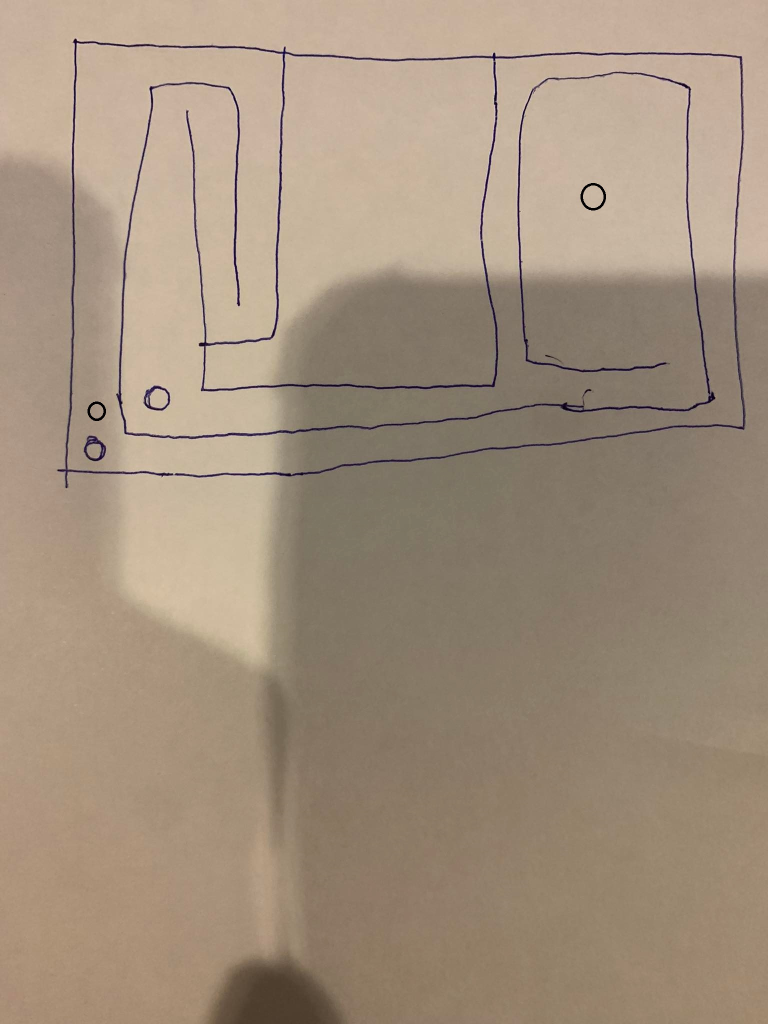
//> input picture circle.jpg, 1536 x 2048 px (shown at 1/2 size)
$ ./PathFindingUtils circle.jpg   (built with g++ and OpenCV 4)
//> lines starting //> are read from the running program, lines starting //| are printed output that depends on the picture; after the words box and inside, x2 and y2 are one past the last pixel; in counts of white or black regions, pixels touching at a corner belong together
//> in MazeSolverFunction, image is the input picture: 2048 rows x 1536 cols, CV_8UC3; mean B, G, R 125.2, 144.6, 162.6
// PathFinding.cpp : This file contains the 'main' function. Program execution begins and ends there.
//


#include <iostream>
#include <vector>
#include <math.h>
#include <algorithm>
#include <stdlib.h>
#include "Header.h"

#include <opencv2/opencv.hpp>

//#define DEBUG
using namespace cv;

enum TileType
{
	START,
	END,
	OBTACLE,
	NONE

};

struct Tile
{
	bool CoorValid=false;
	int Positionx;
	int Positiony;
	int TileX;
	int TileY;
	TileType Type= NONE;
};

struct ImageMap
{
	int width;
	int Height;
	Tile StartEndTile[2];
	std::vector<Tile> ObstacleTile;

};
/*Coor getStartEndPoint(Mat& image)
{
	Coor PointCoor;

	Mat getRedImage;
	inRange(image, Scalar(10, 10, 100), Scalar(100, 100, 255), getRedImage);
	int nonZero = countNonZero(getRedImage);
	if (nonZero <= 0)
	{
		printf("The Image doesn't contain a start point.\n");

		return PointCoor;
	}
	Mat RednonZeroCoordinates;
	findNonZero(getRedImage, RednonZeroCoordinates);
	int i;
	for (i = 0; i < RednonZeroCoordinates.total(); i++) {
		//std::cout << "Zero#" << i << ": " << nonZeroCoordinates.at<Point>(i).x << ", " << nonZeroCoordinates.at<Point>(i).y << endl;
		break;
	}


	Mat getBlueImage;

	inRange(image, Scalar(100, 0, 0), Scalar(255, 80, 80), getBlueImage);
	nonZero = countNonZero(getBlueImage);
	if (nonZero <= 0)
	{
		printf("The Image doesn't contain an End point.\n");
		return PointCoor;

	}
	Mat BluenonZeroCoordinates;
	findNonZero(getBlueImage, BluenonZeroCoordinates);
	int j;
	for (j = 0; j < BluenonZeroCoordinates.total(); j++) {
		//std::cout << "Zero#" << i << ": " << nonZeroCoordinates.at<Point>(i).x << ", " << nonZeroCoordinates.at<Point>(i).y << endl;
		break;
	}

	PointCoor.CoorValid = true;
	PointCoor.Start.x = RednonZeroCoordinates.at<Point>(i).x;
	PointCoor.Start.y = RednonZeroCoordinates.at<Point>(i).y;
	PointCoor.End.x = BluenonZeroCoordinates.at<Point>(j).x;
	PointCoor.End.y = BluenonZeroCoordinates.at<Point>(j).y;

	return PointCoor;

}*/


Point get_rect_center(Rect& tile)
{
	return Point(tile.br() + tile.tl()) * 0.5;
}

// [41 lines left out: function StartOrEndTile, not called in this run]
bool FindCircle(Mat& FullImage,int* StartX,int* StartY,int* EndX,int* EndY,int minDst)
{
	std::vector<Vec3f> circles;
	HoughCircles(FullImage, circles, HOUGH_GRADIENT, 1.25, FullImage.rows/4, 105,33, 5,45);
	int i=0;
	sort(circles.begin(), circles.end(), [](const Vec3f& lhs, const Vec3f& rhs) {return cvRound(lhs[2]) > cvRound(rhs[2]); });

	if (circles.size() < 2)
	{
		return false;
	}
	for (i=0; i < 2; i++)
	{

		std::cout << "Circle Detected!" << std::endl;
		Point center(cvRound(circles[i][0]), cvRound(circles[i][1]));
		int radius = cvRound(circles[i][2]);
		if (i == 0)
		{
			*StartX = center.x +radius;
			*StartY = center.y;
		}
		if (i == 1)
		{
			*EndX = center.x+radius;
			*EndY = center.y;
		}

		//circle(FullImage, center, 3, Scalar(0, 255, 0), -1, 8, 0);

		circle(FullImage, center, radius-5, Scalar(255, 0, 255), 8, 8, 0);


	}
#ifdef DEBUG
	imshow("Hough Circle Transform Demo", FullImage);
	line(FullImage, Point(0, 288), Point(1024, 288), Scalar(225, 220, 225), 2, 8);
	// middle line
	line(FullImage, Point(360, 0), Point(360, 576), Scalar(225, 220, 225), 2, 8);
	//break cans into 4 by 4
	line(FullImage, Point(600, 0), Point(600, 576), Scalar(225, 220, 225), 2, 8);
	//      x, y

	imshow("Lines", FullImage);
	imwrite("lineoutput.jpg", FullImage);


	waitKey(0);
#endif // DEBUG
	//  namedWindow("Hough Circle Transform Demo", CV_WINDOW_NORMAL);

	return i > 0;
}
bool CheckCircleInTile(int CircleX, int CircleY,int RectX,int RectY,int TileSizeX,int TileSizeY)
{
	return sqrtf((CircleY - RectY) * (CircleY - RectY) + (CircleX - RectX) * (CircleX - RectX)) <= sqrtf(TileSizeX * TileSizeX + TileSizeY * TileSizeY) / 2;
}
ImageMap PartitionImage(cv::Mat& image, int M, int N,int StartX,int StartY,int EndX,int EndY)
{
	// All images should be the same size ...
	int width = image.cols / M;
	int height = image.rows / N;
	// ... except for the Mth column and the Nth row
	int width_last_column = width + (image.cols % width);
	int height_last_row = height + (image.rows % height);


	ImageMap IM;
	IM.width = M;
	IM.Height = N;
	for (int i = 0; i < N; ++i)
	{
		for (int j = 0; j < M; ++j)
		{
			// Compute the region to crop from
			cv::Rect roi(width * j,
				height * i,
				(j == (M - 1)) ? width_last_column : width,
				(i == (N - 1)) ? height_last_row : height);


			Mat RectImage = image(roi);
			//resize(RectImage, RectImage, Size(256, 256));
			/*namedWindow("Display", WINDOW_NORMAL);
			imshow("Display", RectImage);
			waitKey(0);*/
			//TileType StartEndTile = StartOrEndTile(RectImage);

			if (CheckCircleInTile(StartX, StartY, get_rect_center(roi).x, get_rect_center(roi).y, width, height) && !IM.StartEndTile[0].CoorValid)
			{

				std::cout << "here" << std::endl;
				IM.StartEndTile[0].CoorValid = true;
				IM.StartEndTile[0].Type = START;
				IM.StartEndTile[0].Positionx = get_rect_center(roi).x;
				IM.StartEndTile[0].Positiony = get_rect_center(roi).y;
				IM.StartEndTile[0].TileX = j;
				IM.StartEndTile[0].TileY = i;
				IM.StartEndTile[0].CoorValid = true;


			}
			else if (CheckCircleInTile(EndX, EndY, get_rect_center(roi).x, get_rect_center(roi).y, width,height) && !IM.StartEndTile[1].CoorValid)
			{

				std::cout << "here11" << std::endl;
				IM.StartEndTile[1].CoorValid = true;
				IM.StartEndTile[1].Type = END;
				IM.StartEndTile[1].Positionx = get_rect_center(roi).x;
				IM.StartEndTile[1].Positiony = get_rect_center(roi).y;
				IM.StartEndTile[1].TileX = j;
				IM.StartEndTile[1].TileY = i;
				IM.StartEndTile[1].CoorValid = true;


			}
			else
			{
				Mat RectImageM;

				inRange(RectImage, Scalar(0, 0, 0), Scalar(50, 50, 50), RectImageM);
				if (countNonZero(RectImageM) > 0)
				{
					Tile tile;
					tile.CoorValid = true;
					tile.Type = OBTACLE;
					tile.Positionx = get_rect_center(roi).x;
					tile.Positiony = get_rect_center(roi).y;
					tile.TileX = j;
					tile.TileY = i;
					IM.ObstacleTile.push_back(tile);

				}
			}


		}
	}

	return IM;


}

void RemoveShadow(Mat* image)
{

	Mat* rgb_planes = new Mat[image->channels()];
	split(*image, rgb_planes);
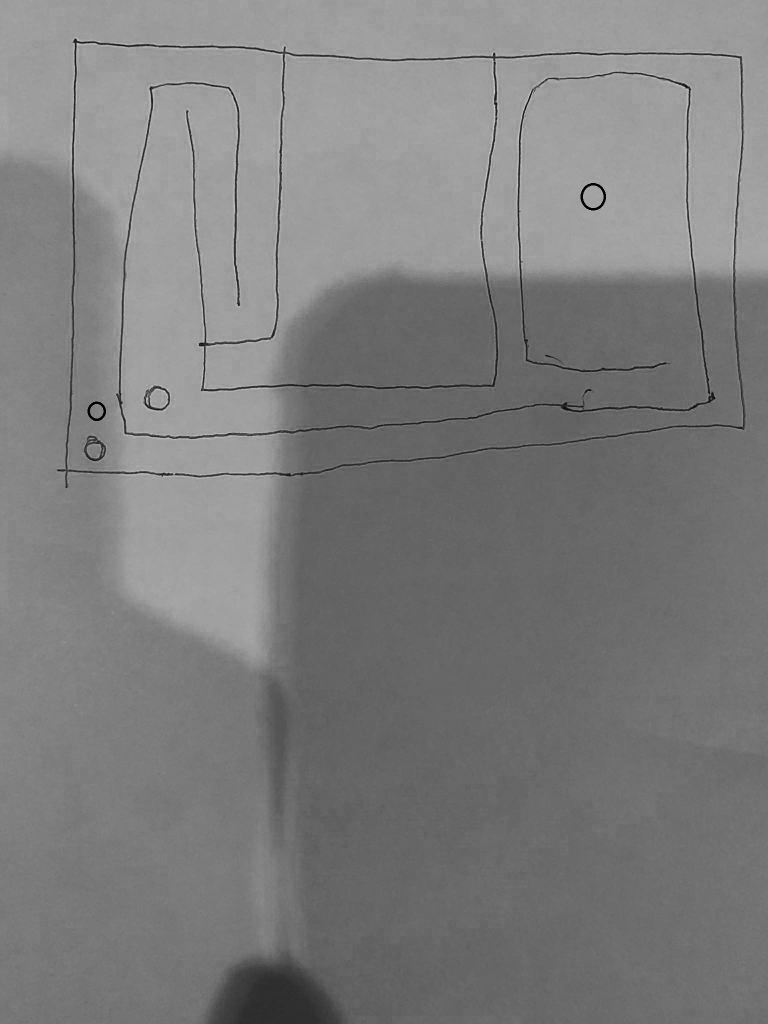
//> rgb_planes: 2048 rows x 1536 cols, CV_8UC1 (shown at 1/2 size); min 0, max 224, mean 125.2
	std::vector<Mat> result_planes,result_norm_planes;
	for (int i=0;i<image->channels(); i++)
	{
		Mat* plane = &rgb_planes[i];
		Mat dilated_img;

		dilate(*plane, dilated_img, Mat(), Point(-1, -1), 2, 1, 1);


		Mat bg_img;
		medianBlur(dilated_img,bg_img ,21);
		Mat diff_img;
		absdiff(*plane, bg_img, diff_img);
		diff_img = 255 - diff_img;
		Mat norm_img;
		normalize(diff_img, norm_img, 0, 255, NORM_MINMAX, CV_8UC1);
		result_planes.push_back(diff_img);
		result_norm_planes.push_back(norm_img);
	}
//> this loop made 3 passes
//> pass 1, in RemoveShadow, `dilate(*plane, dilated_img, Mat(), Point(-1, -1), 2, 1, 1);`:
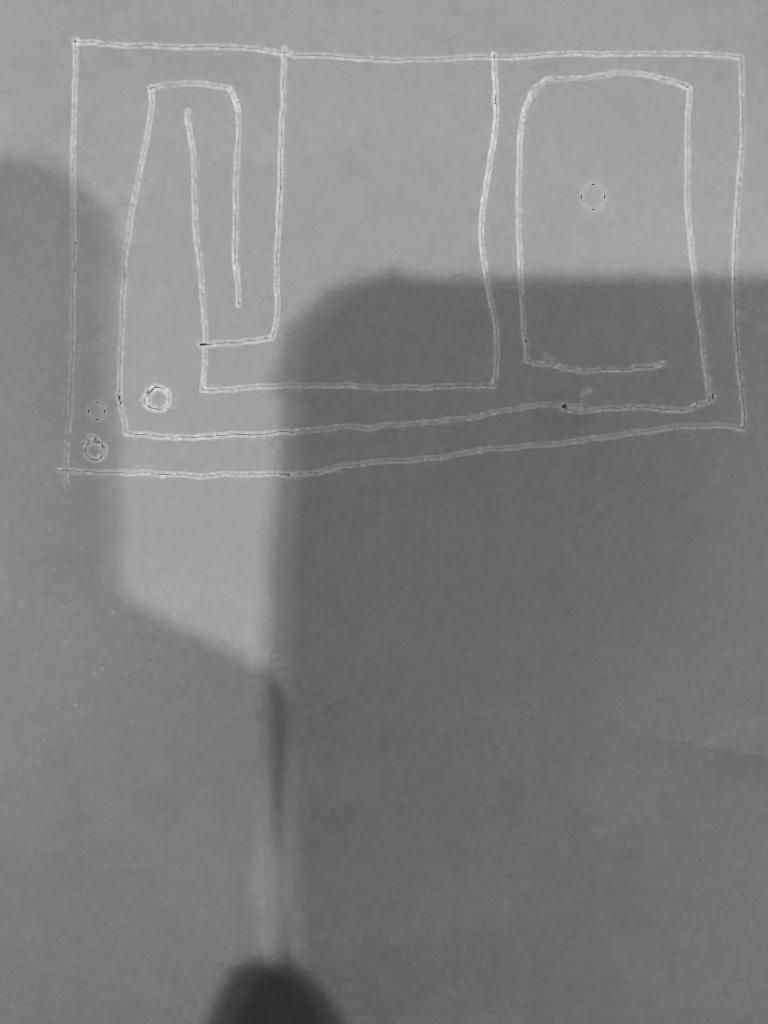
//> dilated_img: 2048 rows x 1536 cols, CV_8UC1 (shown at 1/2 size); min 0, max 224, mean 128.9
//> pass 1, in RemoveShadow, `absdiff(*plane, bg_img, diff_img);`:
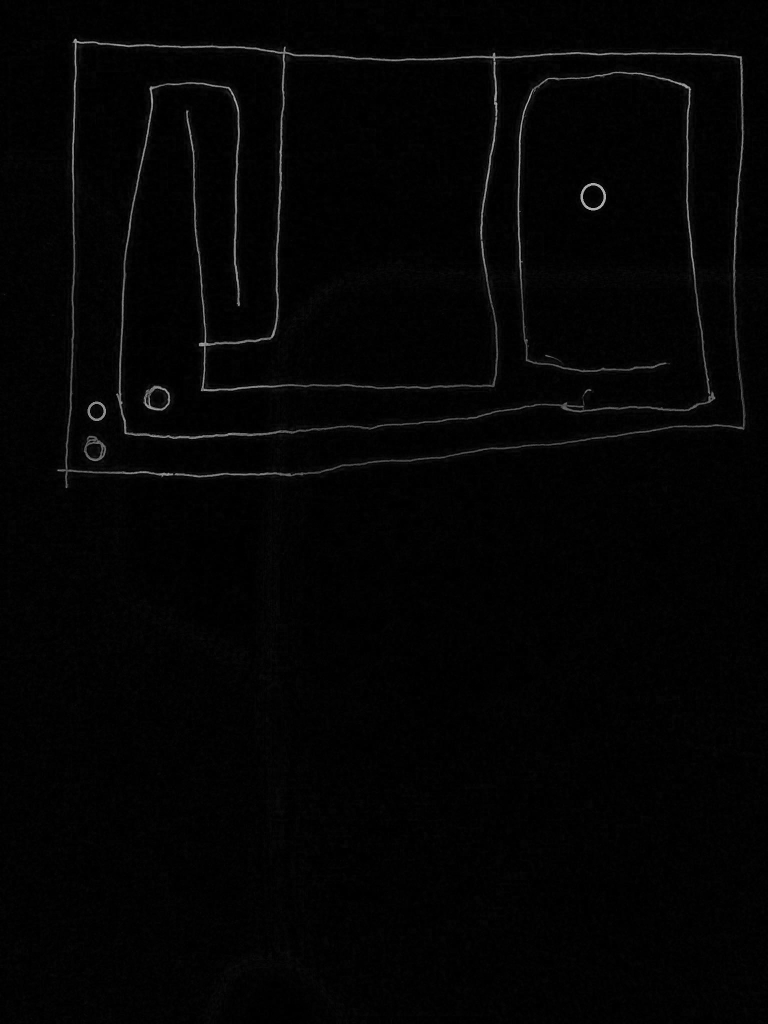
//> diff_img: 2048 rows x 1536 cols, CV_8UC1 (shown at 1/2 size); min 0, max 182, mean 3.6
//> pass 1, in RemoveShadow, `diff_img = 255 - diff_img;`:
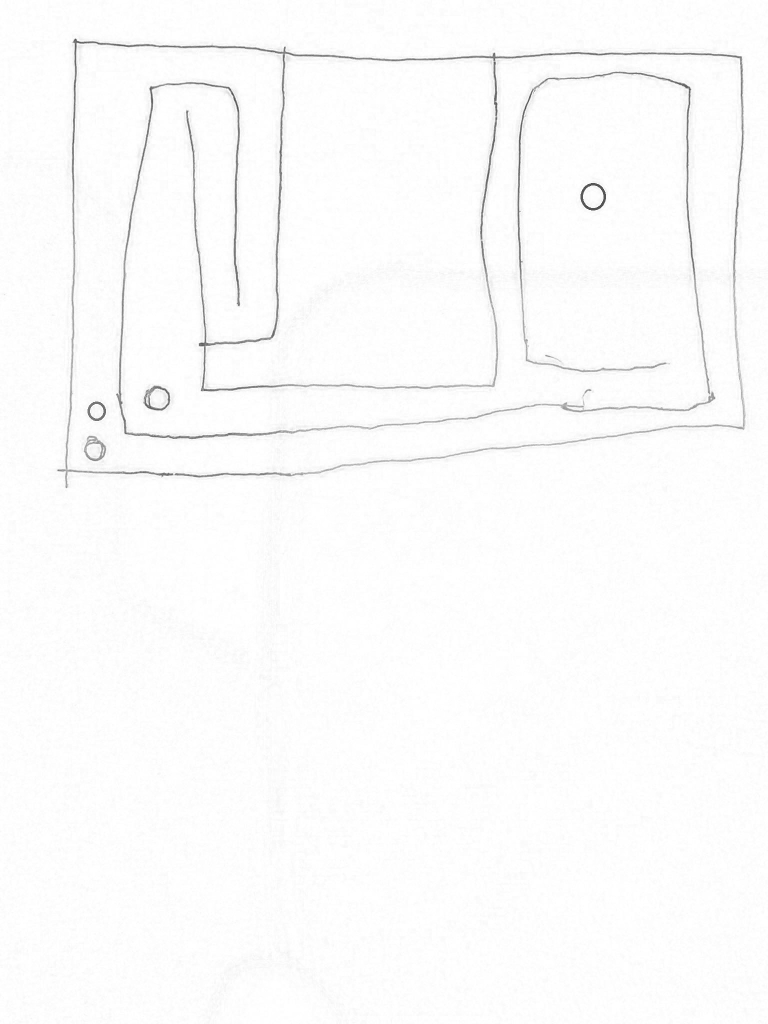
//> diff_img: 2048 rows x 1536 cols, CV_8UC1 (shown at 1/2 size); min 73, max 255, mean 251.4
	Mat result;
	Mat result_norm;
	merge(result_planes, result);
	merge(result_norm_planes, result_norm);
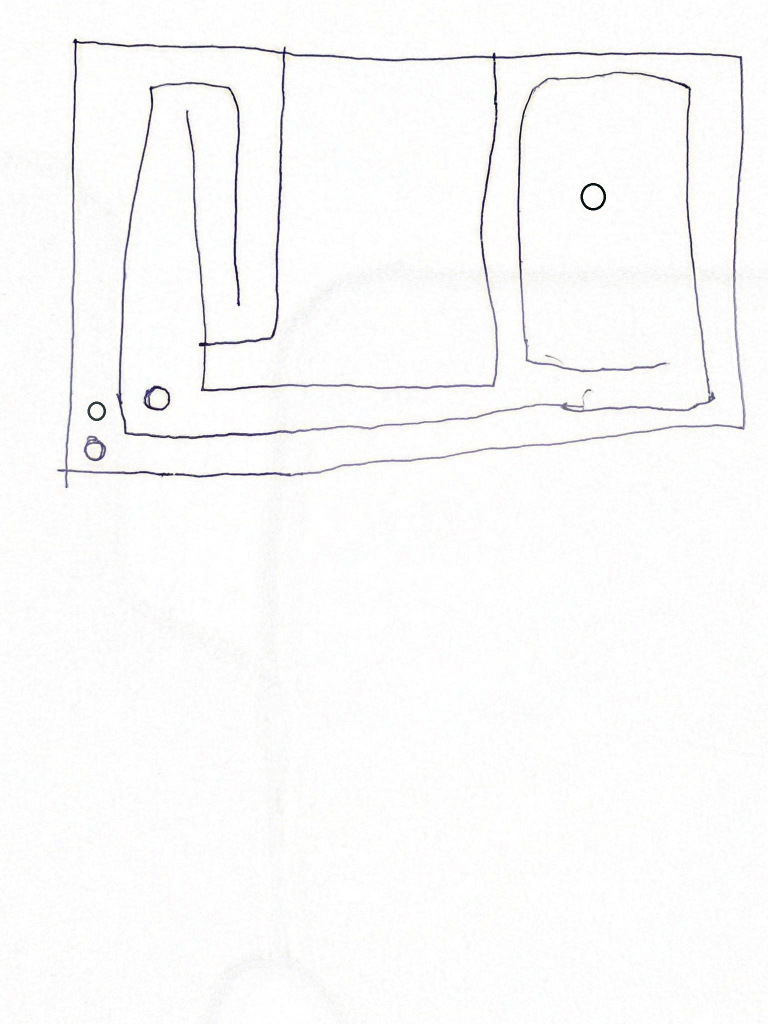
//> result_norm: 2048 rows x 1536 cols, CV_8UC3 (shown at 1/2 size); mean B, G, R 250, 250, 250.3
	delete[] rgb_planes;
#ifdef DEBUG
	cv::imshow("shawdows_out_norm.png", result_norm);
	cv::waitKey(0);


#endif // DEBUG
	* image = result_norm;
	//return result_norm;
}


bool MazeSolverFunction(std::string& UserInputImage)
{
	const char* ImageName = UserInputImage.c_str();//argv[1];
	Mat image;
	Mat imageClone;
	int Paththreshold = 4;
	image = imread(ImageName, IMREAD_COLOR);
	{
		if (!image.data)
		{
			printf("No image data \n");
			return false;
		}
		imageClone = image.clone();
		RemoveShadow(&image);

		Mat gray_image;

		resize(image, gray_image, cv::Size(image.cols * 0.6, image.rows * 0.6), 0, 0, INTER_LINEAR);
		resize(imageClone, imageClone, cv::Size(image.cols * 0.6, image.rows * 0.6), 0, 0, INTER_LINEAR);
		cvtColor(gray_image, gray_image, COLOR_BGR2GRAY);
//> gray_image: 1228 rows x 921 cols, CV_8UC1
		int StartX, StartY, EndX, EndY;

		if (!FindCircle(gray_image, &StartX, &StartY, &EndX, &EndY, gray_image.rows / Paththreshold))
		{
			std::cout << "Circle Not Found" << std::endl;
			return false;
		}
//> in FindCircle, `HoughCircles(FullImage, circles, HOUGH_GRADIENT, 1.25, FullImage.rows/..`: circles = 2 circles (x, y, radius): [710.6, 235.6, 15.25], [188.1, 478.1, 15.25]
//> the loop in FindCircle, `for (i=0; i < 2; i++)` made 2 passes
//> (center, radius) on passes 1 to 2: (Point(711, 236), 15), (Point(188, 478), 15)
//> after the loop in FindCircle, `for (i=0; i < 2; i++)`:
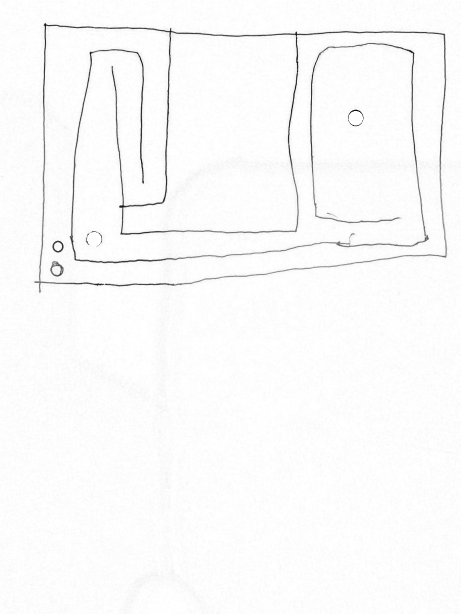
//> FullImage: 1228 rows x 921 cols, CV_8UC1 (shown at 1/2 size); min 6, max 255, mean 250
//> StartX = 726; StartY = 236; EndX = 203; EndY = 478
		gray_image = gray_image > 200;
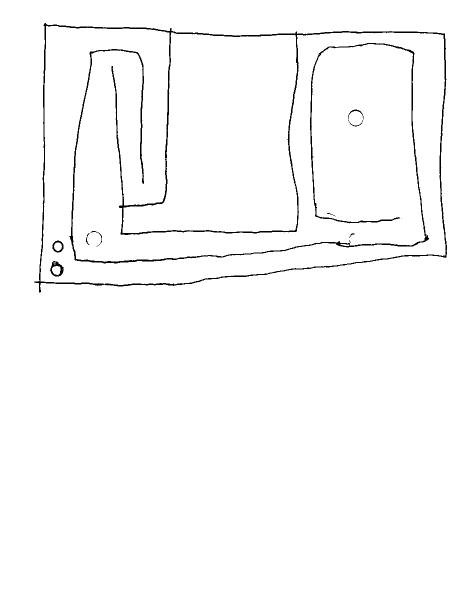
//> gray_image: 1228 rows x 921 cols, CV_8UC1 (shown at 1/2 size); 98.3% white; 11 black regions (1 under 20 px), largest, box (x1, y1, x2, y2) and area: (68, 46, 894, 585) 11502, (139, 86, 858, 527) 7168, (100, 522, 127, 553) 347
#ifdef DEBUG
		imshow("gray", gray_image);
		waitKey(0);
#endif // DEBUG


		//continue;
		ImageMap IM = PartitionImage(gray_image, gray_image.cols / Paththreshold, gray_image.rows / Paththreshold, StartX, StartY, EndX, EndY);
//> after the loop in PartitionImage, `for (int i = 0; i < N; ++i)`: IM.StartEndTile = 2 items; IM.ObstacleTile = 2759 items
		if (!IM.StartEndTile[0].CoorValid || !IM.StartEndTile[1].CoorValid)
		{
			std::cout << " Can't find Start or End point" << std::endl;
			return false;
		}
		//threshold(gray_image, gray_image, 128, 255, THRESH_BINARY);
#ifdef DEBUG
		imshow("Binary", gray_image);
		waitKey(0);
#endif // DEBUG

		//continue;
//> (the run ends here: the program needs code that is not available in this run, at `AStar AS;`)
